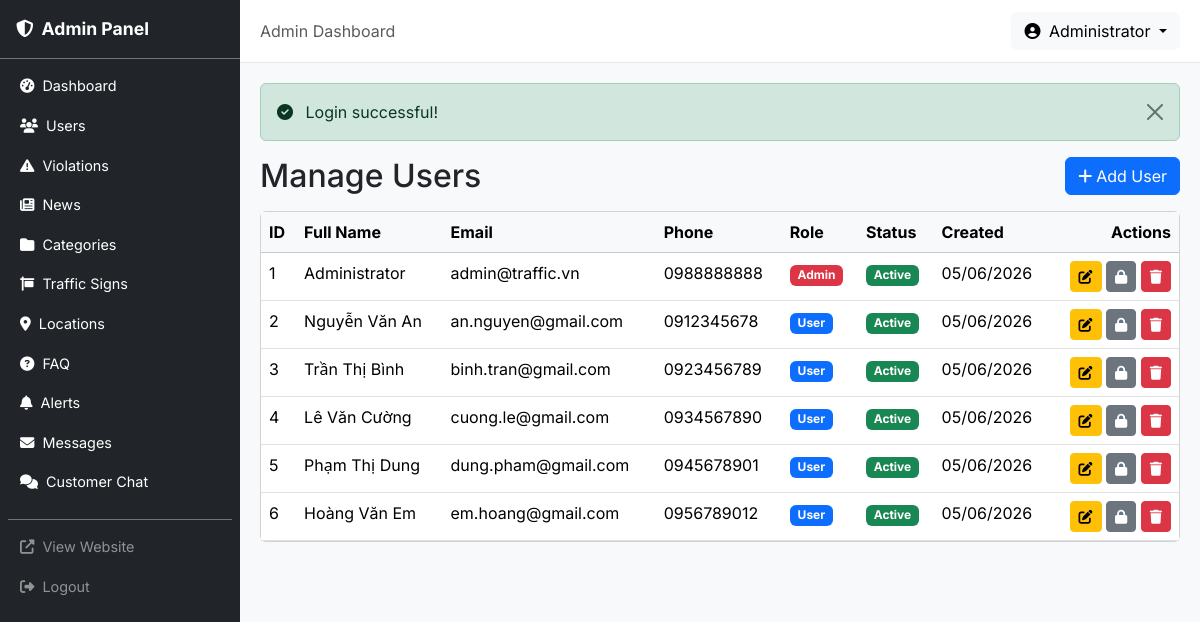
/admin/users (signed in), run on an earlier commit of the app's database.
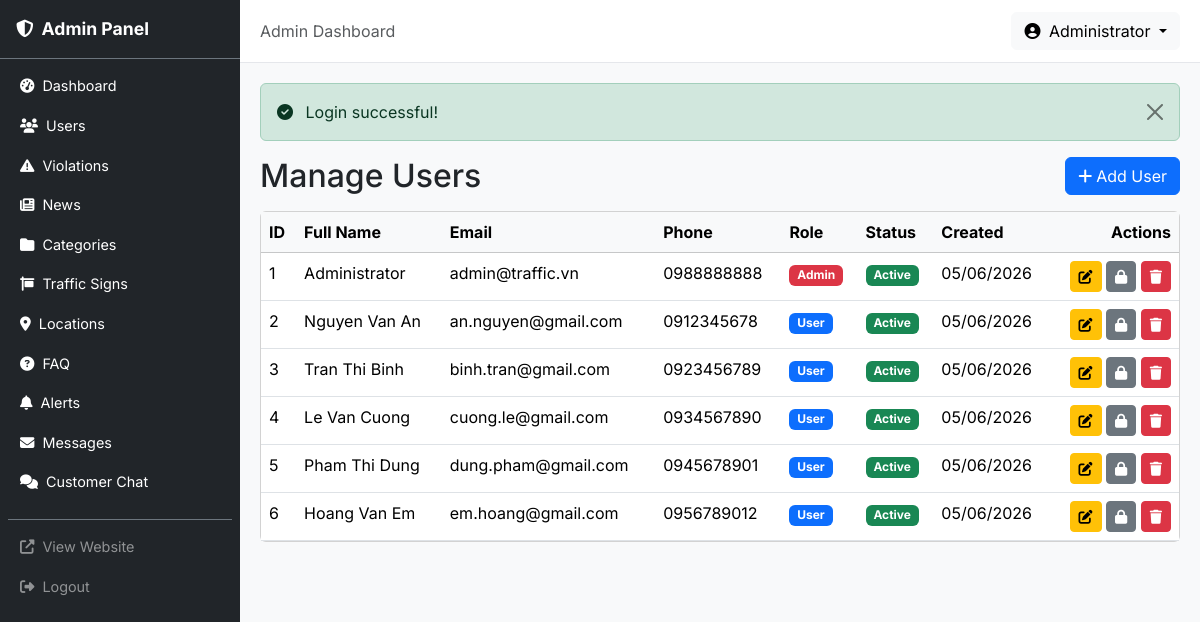
And on a later commit of the database.
### tables this page shows
CREATE TABLE users (
    id INT AUTO_INCREMENT PRIMARY KEY,
    fullname VARCHAR(100) NOT NULL,
    email VARCHAR(100) NOT NULL UNIQUE,
    phone VARCHAR(15) NULL UNIQUE,
    password VARCHAR(255) NOT NULL COMMENT 'bcrypt hash',
    role ENUM('user','admin') NOT NULL DEFAULT 'user',
    avatar VARCHAR(255) NULL,
    status TINYINT NOT NULL DEFAULT 1 COMMENT '1=active, 0=banned',
    reset_token VARCHAR(100) NULL,
    reset_expires DATETIME NULL,
    created_at DATETIME NOT NULL DEFAULT CURRENT_TIMESTAMP,
    updated_at DATETIME NULL ON UPDATE CURRENT_TIMESTAMP,
    INDEX idx_role (role),
    INDEX idx_status (status)
);

### app/core/Controller.php (called while the page is built, shortened)
<?php
class Controller
{
    protected function view(string $view, array $data = [], string $layout = 'client'): void
    {
        extract($data);
        $viewPath = __DIR__ . '/../views/' . $view . '.php';
        require $viewPath;
    }
}

### app/controllers/admin/UserController.php (called while the page is built, shortened)
<?php
class UserController extends Controller
{
    public function index(): void
    {
        $model = new User();
        $page = (int)($this->input('page', 1));
        $data = $model->paginate($page, 10, [], 'created_at DESC');
        $data['title'] = 'Manage Users';
        $data['baseUrl'] = '/admin/users';
        $this->view('admin/users/index', $data, 'admin');
    }
}

### public/index.php (called while the page is built, shortened)
<?php
spl_autoload_register(function (string $class): void {
    $prefix = 'App\\';
    $baseDir = __DIR__ . '/../app/';
    $relativeClass = substr($class, strlen($prefix));
    $parts = explode('\\', $relativeClass);
    $parts[0] = strtolower($parts[0]);
    if (count($parts) > 1 && $parts[0] === 'controllers') {
        $parts[1] = strtolower($parts[1]);
    }
    $file = $baseDir . implode('/', $parts) . '.php';
});
$router = new App\Core\Router();
$uri = $_SERVER['REQUEST_URI'] ?? '/';
$method = $_SERVER['REQUEST_METHOD'] ?? 'GET';
$router->dispatch($uri, $method);

### app/core/Model.php (called while the page is built, shortened)
<?php
class Model
{
    protected PDO $db;
    protected string $table = '';
    public function __construct()
    {
        $this->db = Database::getInstance()->getConnection();
    }
    public function all(array $conditions = [], string $orderBy = '', int $limit = 0, int $offset = 0): array
    {
        $sql = "SELECT * FROM {$this->table}";
        $params = [];
        if (!empty($orderBy)) {
            $sql .= " ORDER BY {$orderBy}";
        }
        if ($limit > 0) {
            $sql .= " LIMIT {$limit}";
        }
        $stmt = $this->db->prepare($sql);
        $stmt->execute($params);
        return $stmt->fetchAll();
    }
    public function count(array $conditions = []): int
    {
        $sql = "SELECT COUNT(*) FROM {$this->table}";
        $params = [];
        $stmt = $this->db->prepare($sql);
        $stmt->execute($params);
        return (int) $stmt->fetchColumn();
    }
    public function paginate(int $page = 1, int $perPage = 10, array $conditions = [], string $orderBy = ''): array
    {
        $total = $this->count($conditions);
        $totalPages = max(1, (int) ceil($total / $perPage));
        $page = max(1, min($page, $totalPages));
        $offset = ($page - 1) * $perPage;
        $items = $this->all($conditions, $orderBy, $perPage, $offset);
        return [
            'items'      => $items,
            'total'      => $total,
            'page'       => $page,
            'per_page'   => $perPage,
            'total_pages'=> $totalPages,
            'has_next'   => $page < $totalPages,
            'has_prev'   => $page > 1,
        ];
    }
}

### app/core/Database.php (called while the page is built, shortened)
<?php
class Database
{
    private static ?Database $instance = null;
    private \PDO $pdo;
    private function __construct()
    {
        $config = require __DIR__ . '/../../config/config.php';
        $dsn = sprintf(
            'mysql:host=%s;dbname=%s;charset=%s',
            $config['db_host'],
            $config['db_name'],
            $config['db_charset']
        );
        $this->pdo = new \PDO($dsn, $config['db_user'], $config['db_pass'], [
            \PDO::ATTR_ERRMODE            => \PDO::ERRMODE_EXCEPTION,
            \PDO::ATTR_DEFAULT_FETCH_MODE => \PDO::FETCH_ASSOC,
            \PDO::ATTR_EMULATE_PREPARES   => false,
        ]);
    }
    public static function getInstance(): self
    {
        if (self::$instance === null) {
            self::$instance = new self();
        }
        return self::$instance;
    }
    public function getConnection(): \PDO
    {
        return $this->pdo;
    }
}

### app/core/Helper.php (called while the page is built, shortened)
<?php
class Helper
{
    public static function formatDate(string $datetime, string $format = 'd/m/Y'): string
    {
        $date = new \DateTime($datetime);
        return $date->format($format);
    }
}

### app/views/admin/users/index.php (the view, shortened to what the changed rows need)
<?php
require __DIR__ . '/../../partials/alerts.php';
?>
<div class="d-flex justify-content-between align-items-center mb-3">
    <h2 class="mb-0">Manage Users</h2>
    <a href="/admin/users/create" class="btn btn-primary"><i class="fas fa-plus me-1"></i>Add User</a>
</div>
<div class="card">
    <div class="card-body p-0">
        <table class="table table-hover mb-0">
            <thead class="table-light">
                <tr>
                    <th>ID</th>
                    <th>Full Name</th>
                    <th>Email</th>
                    <th>Phone</th>
                    <th>Role</th>
                    <th>Status</th>
                    <th>Created</th>
                    <th class="text-end">Actions</th>
                </tr>
            </thead>
            <tbody>
                <?php if (empty($items)): ?>
                    <tr><td colspan="8" class="text-center text-muted py-3">No users found.</td></tr>
                <?php else:
                    foreach ($items as $user): ?>
                <tr>
                    <td><?= $user['id'] ?></td>
                    <td><?= htmlspecialchars($user['fullname'], ENT_QUOTES, 'UTF-8') ?></td>
                    <td><?= htmlspecialchars($user['email'], ENT_QUOTES, 'UTF-8') ?></td>
                    <td><?= htmlspecialchars($user['phone'] ?? '—', ENT_QUOTES, 'UTF-8') ?></td>
                    <td>
                        <span class="badge <?= $user['role'] === 'admin' ? 'bg-danger' : 'bg-primary' ?>">
                            <?= $user['role'] === 'admin' ? 'Admin' : 'User' ?>
                        </span>
                    </td>
                    <td>
                        <span class="badge <?= $user['status'] ? 'bg-success' : 'bg-danger' ?>">
                            <?= $user['status'] ? 'Active' : 'Locked' ?>
                        </span>
                    </td>
                    <td><?= htmlspecialchars(\App\Core\Helper::formatDate($user['created_at']), ENT_QUOTES, 'UTF-8') ?></td>
                    <td class="text-end">
                        <a href="/admin/users/<?= $user['id'] ?>/edit" class="btn btn-sm btn-warning" title="Edit"><i class="fas fa-edit"></i></a>
                        <button type="button" class="btn btn-sm <?= $user['status'] ? 'btn-secondary' : 'btn-success' ?> toggle-status-btn"
                                data-id="<?= $user['id'] ?>"
                                data-type="user"
                                data-current-status="<?= $user['status'] ?>"
                                title="<?= $user['status'] ? 'Lock' : 'Unlock' ?>">
                            <i class="fas <?= $user['status'] ? 'fa-lock' : 'fa-unlock' ?>"></i>
                        </button>
                        <form method="POST" action="/admin/users/<?= $user['id'] ?>/delete" class="delete-form d-inline">
                            <button type="submit" class="btn btn-sm btn-danger" title="Delete"><i class="fas fa-trash"></i></button>
                        </form>
                    </td>
                </tr>
                <?php endforeach; endif; ?>
            </tbody>
        </table>
    </div>
</div>

### app/core/Router.php (shortened to what the changed rows need)
<?php
class Router
{
    private array $routes = [];
    private function addRoute(string $method, string $uri, string $handler): void
    {
        $pattern = preg_replace('/\{([a-zA-Z_]+)\}/', '(?P<$1>[^/]+)', $uri);
        $pattern = '#^' . $pattern . '$#';
        $this->routes[] = [
            'method'  => $method,
            'pattern' => $pattern,
            'handler' => $handler,
        ];
    }
    public function dispatch(string $uri, string $method): void
    {
        $uri = parse_url($uri, PHP_URL_PATH);
        $uri = rtrim($uri, '/') ?: '/';
        foreach ($this->routes as $route) {
            if ($route['method'] !== strtoupper($method)) {
                continue;
            }
            if (preg_match($route['pattern'], $uri, $matches)) {
                $this->params = array_filter($matches, fn($key) => is_string($key), ARRAY_FILTER_USE_KEY);
                [$controllerPath, $action] = explode('@', $route['handler']);
                $controller = new $controllerClass();
                call_user_func_array([$controller, $action], array_values($this->params));
                return;
            }
        }
    }
}

What changed in the data, as far as the page shows it:
changed users "an.nguyen@gmail.com": fullname "Nguyễn Văn An" → "Nguyen Van An"
changed users "binh.tran@gmail.com": fullname "Trần Thị Bình" → "Tran Thi Binh"
changed users "cuong.le@gmail.com": fullname "Lê Văn Cường" → "Le Van Cuong"
changed users "dung.pham@gmail.com": fullname "Phạm Thị Dung" → "Pham Thi Dung"
changed users "em.hoang@gmail.com": fullname "Hoàng Văn Em" → "Hoang Van Em"
